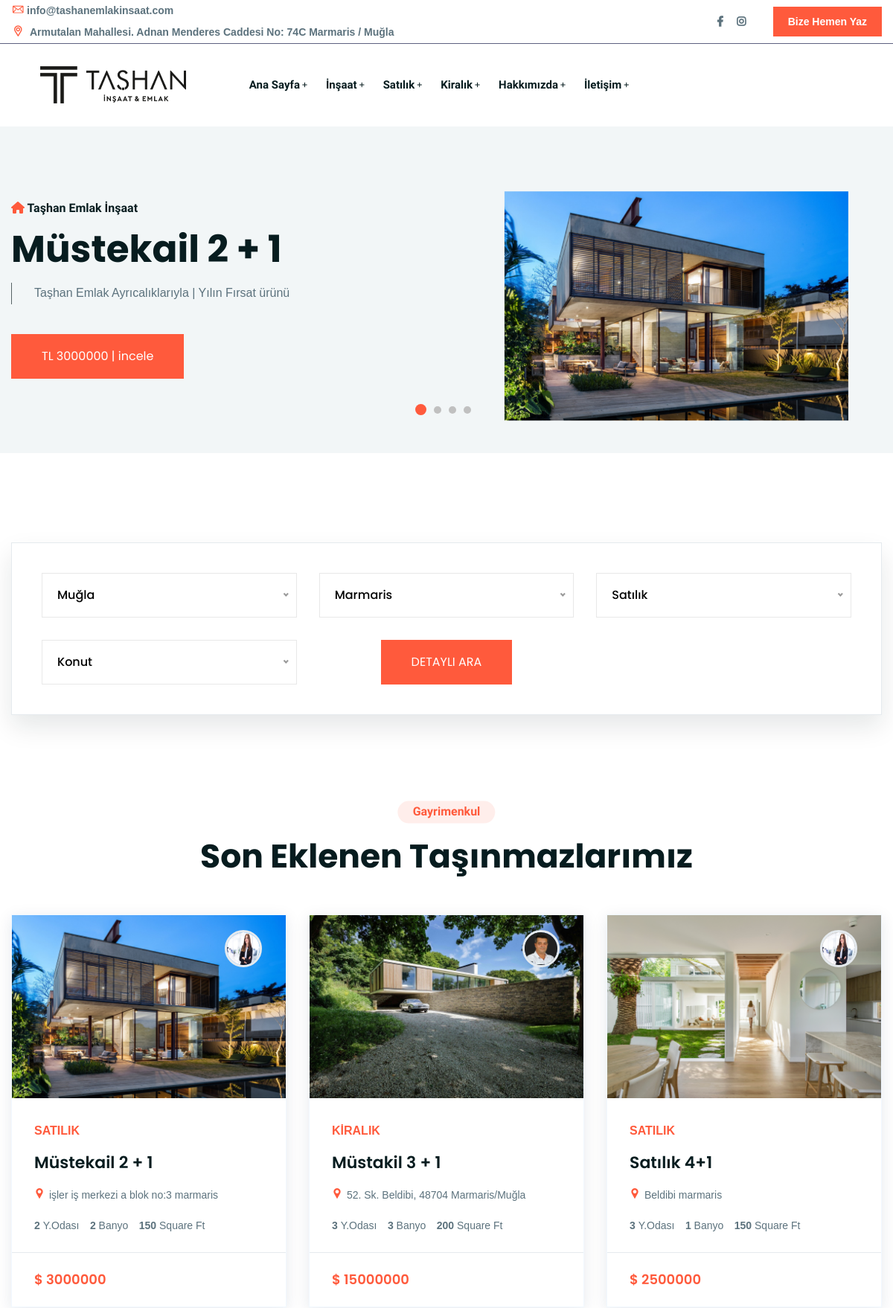
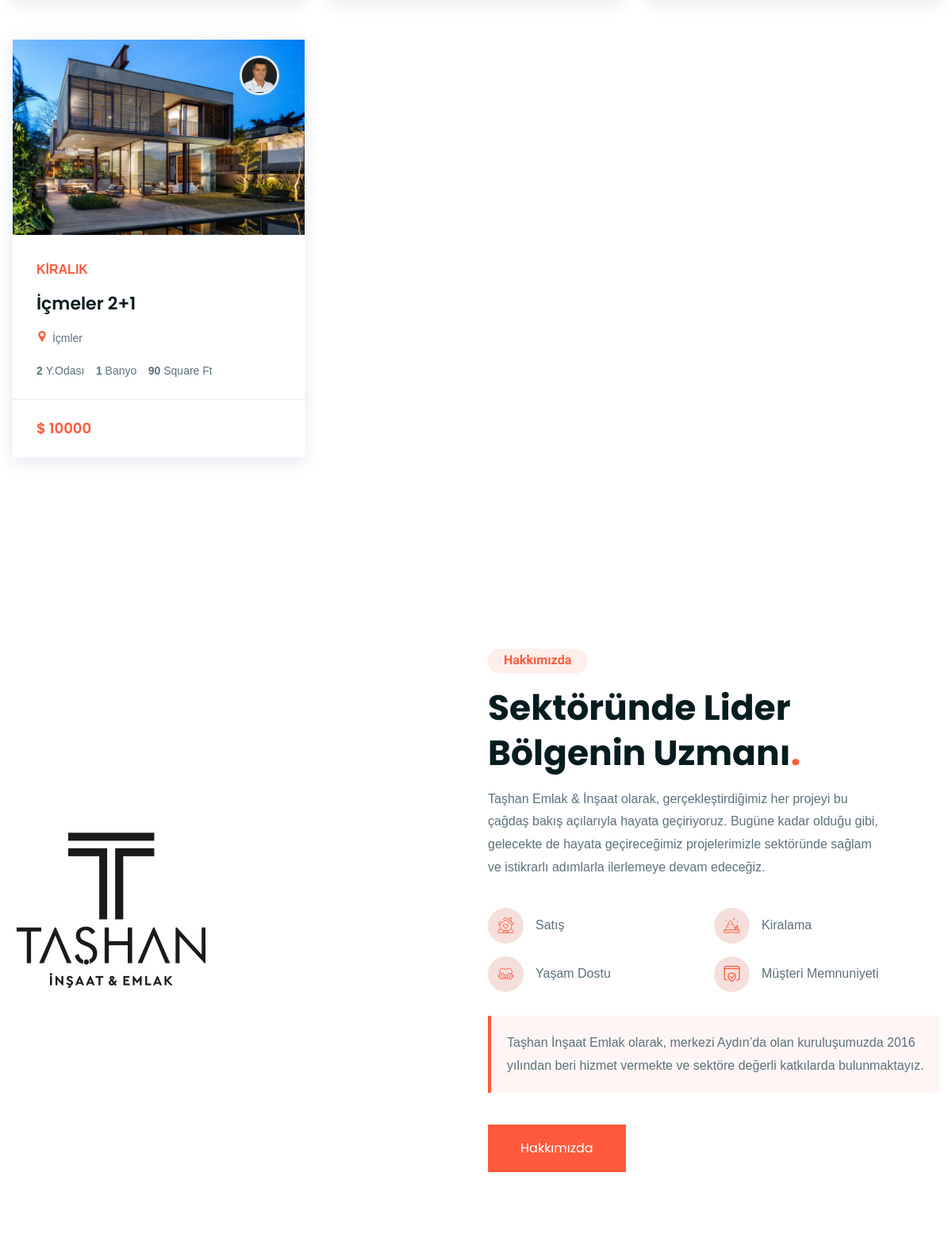
The page / (upper part) on the database its author committed (2 pictures, top to bottom).
### realestate/models.py (models this page shows, shortened)
class Product(models.Model):
    available = models.BooleanField(default=True)
    type =models.ForeignKey(Type, on_delete=models.CASCADE)
    city =models.ForeignKey(City, on_delete=models.CASCADE)
    region =models.ForeignKey(Region, on_delete=models.CASCADE)
    category = models.ForeignKey(Category, on_delete=models.CASCADE)
    room = models.ForeignKey(Room, on_delete=models.CASCADE)
    name = models.CharField(max_length=150,default='Ürünün İsmi')
    header = models.CharField(max_length=150,default='Ürünün İsmi')
    info = RichTextUploadingField(blank=True)
    adress = models.CharField(max_length=150,default='Evin Tam Adresi')
    location = PlacesField()
    bedrooms  = models.IntegerField(default=0)
    bathrooms = models.IntegerField(default=0)
    garage = models.BooleanField(default=False)
    pool = models.BooleanField(default=False)
    house3d = models.BooleanField(default=False)
    m2 = models.IntegerField(default=0)
    build = models.CharField(max_length=150,default='Yapılış Yılı')
    floor = models.CharField(max_length=150,default='Kat')
    image = models.ImageField(upload_to='products/%y/%m/%d', blank=True)
    price = models.DecimalField(max_digits=10, decimal_places=0)
    agent = models.ForeignKey(Agent, on_delete=models.CASCADE)
    opportunity = models.BooleanField(default=False)
    slider = models.BooleanField(default=False)
    sea = models.BooleanField(default=False, verbose_name='Denize Sıfır')
    hospital = models.BooleanField(default=False, verbose_name='Hastane')
    citycenter = models.BooleanField(default=False, verbose_name='Şehir Merkezi')
    municipality = models.BooleanField(default=False, verbose_name='Belediye')
    pharmacy = models.BooleanField(default=False, verbose_name='Eczane')
    market = models.BooleanField(default=False, verbose_name='Market')
    park = models.BooleanField(default=False, verbose_name='Park')
    fitness = models.BooleanField(default=False, verbose_name='Spor Salonu')
    mosque = models.BooleanField(default=False, verbose_name='Cami')
    seo = models.CharField(max_length=500, default="Seo için Bilgi Giriniz.")
    key = models.CharField(max_length=550, default="Keyword için Giriş")
    slug = models.SlugField(max_length=200, db_index=True)
    def get_absolute_url(self):
        return reverse('realestate:product_detail', args=[self.slug,self.id])

class  Agent(models.Model):
    name = models.CharField(max_length=150,default='İsim/Soyisim')
    phone = models.CharField(max_length=150,default='Telefon')
    email = models.CharField(max_length=150,default='Email')
    image = models.ImageField(upload_to='products/%y/%m/%d', blank=True)

class Type(models.Model):
    name = models.CharField(max_length=10,choices=STATUS,default='Taşınmazın Durumunu Giriniz')
    slug = models.SlugField(max_length=200, db_index=True)
    def __str__(self):
        return self.name

### realestate/views.py (the view)
# urls.py: path('',views.index,name ='index'),
def index(request):
    categorys = Category.objects.all()
    types = Type.objects.all()
    citys = City.objects.all()
    regions = Region.objects.all()
    rooms = Room.objects.all()
    comments = Comment.objects.all()
    agents = Agent.objects.all()
    opportunitys = Product.objects.filter(opportunity=True)
    sliders = Product.objects.filter(slider=True)
    products = Product.objects.filter(available=True)
    sender = Category.objects.all()
    saleminilistnavbar = Product.objects.filter(type__name__icontains='Satılık')
    rentminilistnavbar = Product.objects.filter(type__name__icontains='Kiralık')
    context = {
        'categorys':categorys,
        'sliders':sliders,
        'products':products,
        'opportunitys':opportunitys,
        'saleminilistnavbar':saleminilistnavbar,
        'rentminilistnavbar':rentminilistnavbar,
        'agents':agents,
        'comments':comments,
        'types':types,
        'citys':citys,
        'regions':regions,
        'rooms':rooms,
        'sender':sender
    }
    return render(request,'central/index.html',context)

### realestate/templates/central/index.html (shortened to what this page needs)
{% extends "base.html" %}
{% load static i18n %}
{% block content %}
    <div class="ltn__slider-area ltn__slider-3  section-bg-1">
        <div class="ltn__slide-one-active slick-slide-arrow-1 slick-slide-dots-1">
            {% for product in sliders %}
            <div class="ltn__slide-item ltn__slide-item-2 ltn__slide-item-3-normal ltn__slide-item-3">
                <div class="ltn__slide-item-inner">
                    <div class="container">
                        <div class="row">
                            <div class="col-lg-12 align-self-center">
                                <div class="slide-item-info">
                                    <div class="slide-item-info-inner ltn__slide-animation">
                                        <h6 class="slide-sub-title white-color--- animated"><span><i class="fas fa-home"></i></span> Taşhan Emlak İnşaat</h6>
                                        <h1 class="slide-title animated ">{{product.name}}</h1>
                                        <div class="slide-brief animated">
                                            <p>Taşhan Emlak Ayrıcalıklarıyla | Yılın Fırsat ürünü</p>
                                        </div>
                                        <div class="btn-wrapper animated">
                                            <a href="{{product.get_absolute_url}}" class="theme-btn-1 btn btn-effect-1">TL {{product.price}} | incele</a>
                                        </div>
                                    </div>
                                </div>
                                <div class="slide-item-img">
                                    <img src="{% if product.image %}{{ product.image.url }}{% endif %}" alt="#">
                                </div>
                            </div>
                        </div>
                    </div>
                </div>
            </div>
            {% endfor %}
        </div>
    </div>
<div class="ltn__car-dealer-form-area mt--65 mt-120 pb-115---">
        <div class="container">
            <div class="row">
                <div class="col-lg-12">
                    <div class="ltn__car-dealer-form-tab">
                        <div class="tab-content bg-white box-shadow-1 ltn__border position-relative pb-10">
                            <div class="tab-pane fade active show" id="ltn__form_tab_1_1">
                                <div class="car-dealer-form-inner">
                                    <form method="get" action="/tashan-emlak/filter/" class="ltn__car-dealer-form-box row">
                                        <div class="ltn__car-dealer-form-item ltn__custom-icon---- ltn__icon-car---- col-lg-4 col-md-3">
                                        </div>
                                        <div class="ltn__car-dealer-form-item ltn__custom-icon---- ltn__icon-meter---- col-lg-4 col-md-3">
                                        </div>
                                        <div class="ltn__car-dealer-form-item ltn__custom-icon---- ltn__icon-calendar---- col-lg-4 col-md-3">
                                        </div>
                                        <div class="ltn__car-dealer-form-item ltn__custom-icon---- ltn__icon-calendar---- col-lg-4 col-md-3">
                                          </div>
                                        <div class="ltn__car-dealer-form-item ltn__custom-icon ltn__icon-calendar col-lg-4 col-md-6">
                                            <div class="btn-wrapper text-center mt-0">
                                                <button type="submit" class="btn theme-btn-1 btn-effect-1 text-uppercase">Detaylı Ara</button>
                                            </div>
                                        </div>
                                    </form>
                                </div>
                            </div>
                        </div>
                    </div>
                </div>
            </div>
        </div>
    </div>
<div class="ltn__product-slider-area ltn__product-gutter pt-115 pb-70">
        <div class="container">
            <div class="row">
                <div class="col-lg-12">
                    <div class="section-title-area ltn__section-title-2--- text-center">
                        <h6 class="section-subtitle section-subtitle-2 ltn__secondary-color">Gayrimenkul</h6>
                        <h1 class="section-title">Son Eklenen Taşınmazlarımız</h1>
                    </div>
                </div>
            </div>
            <div class="row ltn__product-slider-item-three-active--- slick-arrow-1">
                {% for product in products %}
                <div class="col-xl-4 col-sm-6 col-12">
                    <div class="ltn__product-item ltn__product-item-4 ltn__product-item-5 text-center---">
                        <div class="product-img">
                            <a href="{{product.get_absolute_url}}"><img src="{% if product.image %}{{ product.image.url }}{% endif %}" alt="#"></a>
                            <div class="real-estate-agent">
                                <div class="agent-img">
                                    <a href="{{product.get_absolute_url}}"><img width="300" height="50" src="{% if product.agent.image %}{{ product.agent.image.url }}{% endif %}" alt="#"></a>
                                </div>
                            </div>
                        </div>
                        <div class="product-info">
                            <div class="product-badge">
                                <ul>
                                    <li class="sale-badg">{{product.type}}</li>
                                </ul>
                            </div>
                            <h2 class="product-title"><a href="{{product.get_absolute_url}}">{{product.name}}</a></h2>
                            <div class="product-img-location">
                                <ul>
                                    <li>
                                        <a href="locations.html"><i class="flaticon-pin"></i> {{product.adress}}</a>
                                    </li>
                                </ul>
                            </div>
                            <ul class="ltn__list-item-2--- ltn__list-item-2-before--- ltn__plot-brief">
                                <li><span>{{product.bedrooms}} </span>
                                    Y.Odası
                                </li>
                                <li><span>{{product.bathrooms}} </span>
                                    Banyo
                                </li>
                                <li><span>{{product.m2}} </span>
                                    Square Ft
                                </li>
                            </ul>
                        </div>
                        <div class="product-info-bottom">
                            <div class="product-price">
                                <span>$ {{product.price}}<label></label></span>
                            </div>
                        </div>
                    </div>
                </div>
                {% endfor %}
            </div>
        </div>
    </div>
<div class="ltn__about-us-area pt-120 pb-90 ">
        <div class="container">
            <div class="row">
                <div class="col-lg-6 align-self-center">
                    <div class="about-us-img-wrap about-img-left">
                        <img src="{% static 'about.png' %}" alt="About Us Image">
                    </div>
                </div>
                <div class="col-lg-6 align-self-center">
                    <div class="about-us-info-wrap">
                        <div class="section-title-area ltn__section-title-2--- mb-20">
                            <h6 class="section-subtitle section-subtitle-2 ltn__secondary-color">Hakkımızda</h6>
                            <h1 class="section-title">Sektöründe Lider
                                Bölgenin Uzmanı<span>.</span></h1>
                            <p>Taşhan Emlak & İnşaat olarak, gerçekleştirdiğimiz her projeyi bu çağdaş bakış açılarıyla hayata geçiriyoruz. Bugüne kadar olduğu gibi, gelecekte de hayata geçireceğimiz projelerimizle sektöründe sağlam ve istikrarlı adımlarla ilerlemeye devam edeceğiz.</p>
                        </div>
                        <ul class="ltn__list-item-half clearfix">
                            <li>
                                <i class="flaticon-home-2"></i>
                                Satış
                            </li>
                            <li>
                                <i class="flaticon-mountain"></i>
                                Kiralama
                            </li>
                            <li>
                                <i class="flaticon-heart"></i>
                                Yaşam Dostu
                            </li>
                            <li>
                                <i class="flaticon-secure"></i>
                                Müşteri Memnuniyeti
                            </li>
                        </ul>
                        <div class="ltn__callout bg-overlay-theme-05  mt-30">
                            <p>Taşhan İnşaat Emlak olarak, merkezi Aydın’da olan kuruluşumuzda 2016 yılından beri hizmet vermekte ve sektöre değerli katkılarda bulunmaktayız. </p>
                        </div>
                        <div class="btn-wrapper animated">
                            <a href="/tashan-emlak/about/" class="theme-btn-1 btn btn-effect-1">Hakkımızda</a>
                        </div>
                    </div>
                </div>
            </div>
        </div>
    </div>
<br>
<br>
<br>
<br>
<br>
<br>
<br>
{% endblock %}

### static/css/responsive.css (style rules this page uses)
@media (min-width: 1200px) { .container { max-width: 1200px; } }

### rows shown on the page
Product: name "Müstekail 2 + 1", price "3000000", image (picture), agent.image (picture), type "SATILIK", adress "işler iş merkezi a blok no:3 marmaris", bedrooms "2", bathrooms "2", m2 "150"
Product: image (picture), agent.image (picture), type "KIRALIK", name "Müstakil 3 + 1", adress "52. Sk. Beldibi, 48704 Marmaris/Muğla", bedrooms "3", bathrooms "3", m2 "200", price "15000000"
Product: image (picture), agent.image (picture), type "SATILIK", name "Satılık 4+1", adress "Beldibi marmaris", bedrooms "3", bathrooms "1", m2 "150", price "2500000"
Product: image (picture), agent.image (picture), type "KIRALIK", name "İçmeler 2+1", adress "İçmler", bedrooms "2", bathrooms "1", m2 "90", price "10000"
